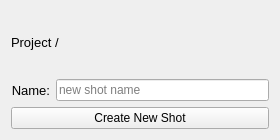
<?xml version="1.0" encoding="UTF-8"?>
<ui version="4.0">
 <class>NewShotWindow</class>
 <widget class="QWidget" name="NewShotWindow">
  <property name="geometry">
   <rect>
    <x>0</x>
    <y>0</y>
    <width>280</width>
    <height>140</height>
   </rect>
  </property>
  <property name="sizePolicy">
   <sizepolicy hsizetype="Fixed" vsizetype="Fixed">
    <horstretch>0</horstretch>
    <verstretch>0</verstretch>
   </sizepolicy>
  </property>
  <property name="minimumSize">
   <size>
    <width>280</width>
    <height>140</height>
   </size>
  </property>
  <property name="maximumSize">
   <size>
    <width>280</width>
    <height>140</height>
   </size>
  </property>
  <property name="windowTitle">
   <string>New Shot</string>
  </property>
  <layout class="QVBoxLayout" name="verticalLayout" stretch="0,1,0">
   <item>
    <widget class="QLabel" name="ProjNameLbl">
     <property name="font">
      <font>
       <pointsize>10</pointsize>
      </font>
     </property>
     <property name="text">
      <string>Project / </string>
     </property>
    </widget>
   </item>
   <item>
    <layout class="QHBoxLayout" name="HBoxName">
     <item>
      <widget class="QLabel" name="ShotNameLbl">
       <property name="font">
        <font>
         <pointsize>10</pointsize>
        </font>
       </property>
       <property name="text">
        <string>Name:</string>
       </property>
       <property name="scaledContents">
        <bool>false</bool>
       </property>
       <property name="alignment">
        <set>Qt::AlignRight|Qt::AlignTrailing|Qt::AlignVCenter</set>
       </property>
      </widget>
     </item>
     <item>
      <widget class="QLineEdit" name="ShotNameEdit">
       <property name="placeholderText">
        <string>new shot name</string>
       </property>
       <property name="cursorMoveStyle">
        <enum>Qt::LogicalMoveStyle</enum>
       </property>
      </widget>
     </item>
    </layout>
   </item>
   <item>
    <widget class="QPushButton" name="NewShotBtn">
     <property name="text">
      <string>Create New Shot</string>
     </property>
    </widget>
   </item>
  </layout>
 </widget>
 <resources/>
 <connections/>
</ui>
